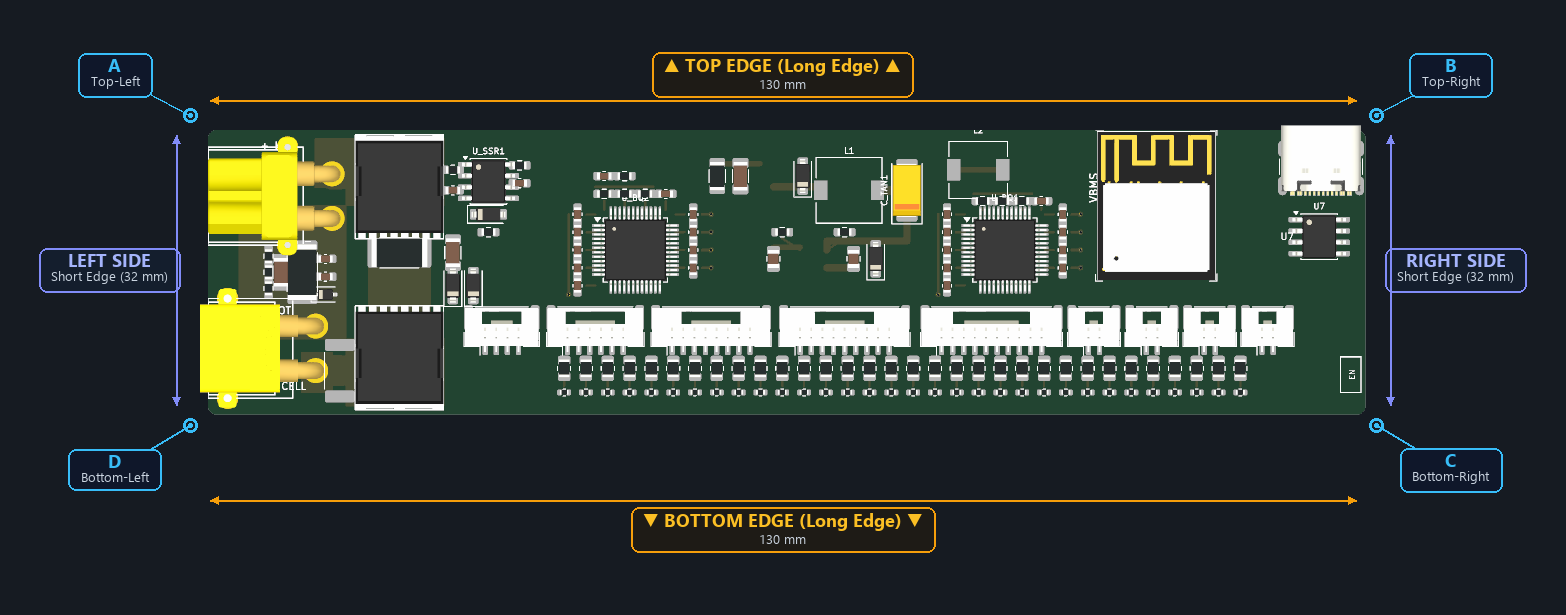
#> input picture Q VFBMS32 AI PCB/VFBMS32_layout_labeled.png, 1566 x 615 px, found by its file name
$ python crop_prev.py
#> lines starting #> are read from the running program, lines starting #| are printed output that depends on the picture
from PIL import Image

im = Image.open(r'C:\Users\quinn\.gemini\antigravity-ide\brain\805bb937-8903-4245-8343-56aa9959b3c4\VFBMS32_layout_labeled.png')
#> im is the input picture: PIL image 1566x615 RGBA; mean R, G, B, A 51.3, 59.8, 55, 254.9
print("VFBMS32_layout_labeled size:", im.size)
#| VFBMS32_layout_labeled size: (1566, 615)

# Crop left connector region
# In generate_annotated_preview:
# pad_left = 160, pad_top = 85
# board left is at 30 + pad_left = 190
crop = im.crop((140, 85, 450, 480))
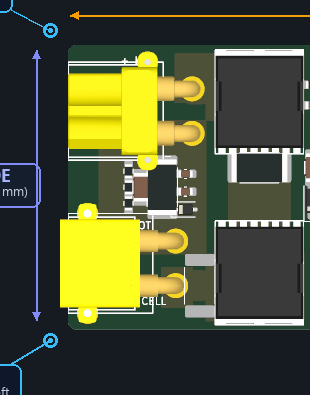
#> crop: PIL image 310x395 RGBA; mean R, G, B, A 81.7, 86.5, 54.8, 254.9; transparent parts drawn white
crop.save(r'c:\Users\quinn\Desktop\AI PCB CAD\prev_labeled_crop.png')
print("Saved prev_labeled_crop.png")

$ run again, with qfbms32 fork/archive/scratch/box1_user_photo_tight.png copied over Q VFBMS32 AI PCB/VFBMS32_layout_labeled.png
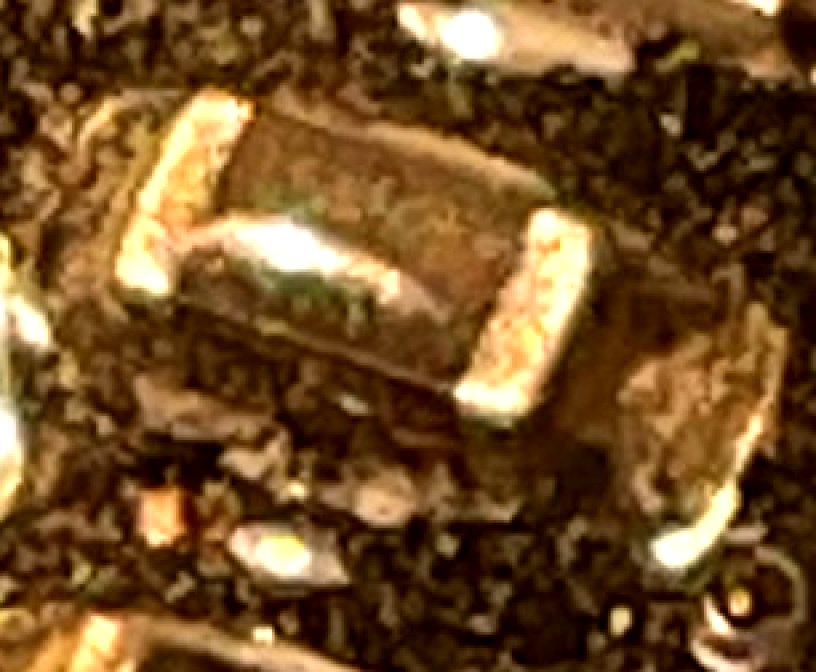
#> input picture qfbms32 fork/archive/scratch/box1_user_photo_tight.png, 2448 x 2016 px, found by its file name (shown at 1/3 size)
#> im is the input picture: PIL image 2448x2016 RGB; mean R, G, B 114.4, 79.1, 39.5
#| VFBMS32_layout_labeled size: (2448, 2016)
#> `crop = im.crop((140, 85, 450, 480))`:
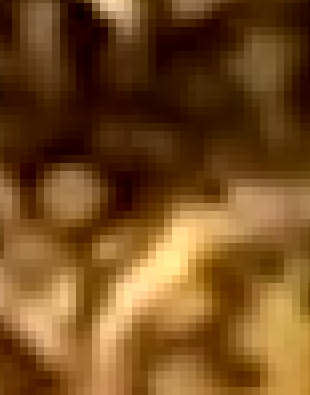
#> crop: PIL image 310x395 RGB; mean R, G, B 117.6, 76.9, 32.5

$ run again, with qfbms32 fork/archive/scratch/box1_user_photo_zoom.png copied over Q VFBMS32 AI PCB/VFBMS32_layout_labeled.png
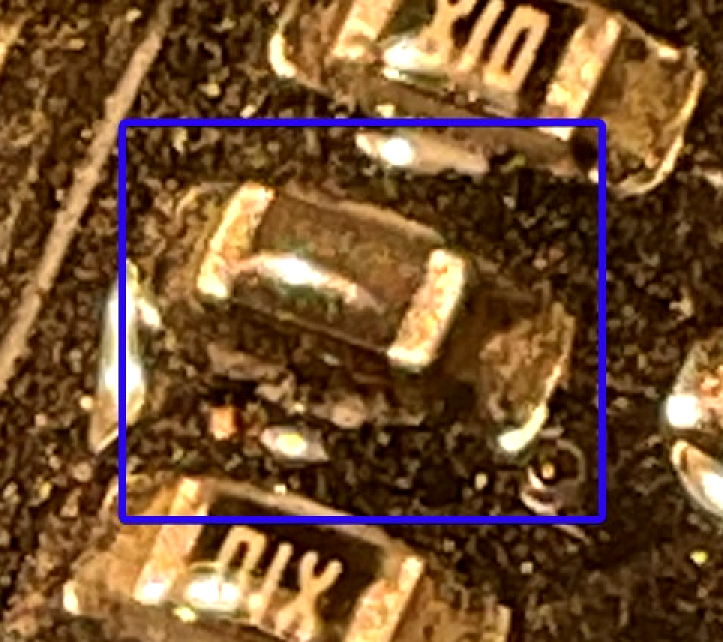
#> input picture qfbms32 fork/archive/scratch/box1_user_photo_zoom.png, 1446 x 1284 px, found by its file name (shown at 1/2 size)
#> im is the input picture: PIL image 1446x1284 RGB; mean R, G, B 114.1, 79.5, 48.1
#| VFBMS32_layout_labeled size: (1446, 1284)
#> `crop = im.crop((140, 85, 450, 480))`:
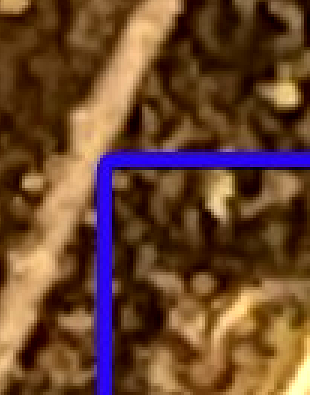
#> crop: PIL image 310x395 RGB; mean R, G, B 105.8, 69.8, 46.7
